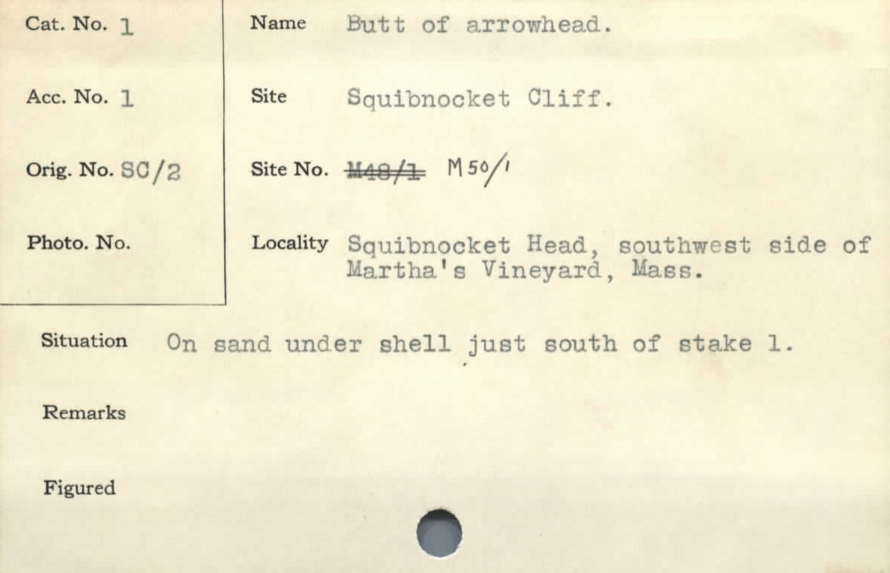
#> input picture peabody_files/Accession Files/1/1_0001.pdf.png, 1779 x 1146 px (shown at 1/2 size)
$ jupyter execute AlexFirstAttempt.ipynb
#> lines starting #> are read from the running program, lines starting #| are printed output that depends on the picture; after the words box and inside, x2 and y2 are one past the last pixel; in counts of white or black regions, pixels touching at a corner belong together
[cell 1]
import pandas as pd
import os
from PIL import Image, ImageDraw
import pytesseract
import numpy as np
import sys
from tqdm import tqdm
import math

[cell 2]
df = pd.DataFrame(columns=["Cat Number", "Site Number", "Locality", "Site", "Name", "Situation", "AccNum", "fileLocation"])

[cell 3]
def bestLine(image, bMin,bMax, mMin, mMax, mStep=-1):
    if mStep == -1:
        mStep = (mMax-mMin)/20
    maxScore = 0
    maxB = -1
    maxM = -1
    for b in range(bMin, bMax, 3):
        for m in np.arange(mMin, mMax, mStep):
            score = 0
            momentum = 1
            for x in range(0, image.size[0]):
                y = int(m*x+b)
                if y > image.size[1] or x > image.size[0] or y < 1 or x < 1:
                    continue
                if image.getpixel((x, y)) == 0:
                    score += momentum
                    momentum += 1
                else:
                    momentum = 0
                    score -= 1
            if score > maxScore:
                maxScore = score
                maxB = b
                maxM = m
    if maxM == -1 or maxM == -1:
        print("ERROR")
        sys.exit()
    return maxB, maxM

##I"M SORRY FOR THE CODE REUSE!!!!!!

def cropLeft(bw):
    xSize=bw.size[0]
    ySize=bw.size[1]
    tol=20
    # Crop left
    for x in range(0, int(xSize/10)):
        pixSum = 0
        for y in range(0, ySize):
#             print(bw.getpixel((x, y)))
            if bw.getpixel((x, y)) == 0:
                pixSum += 1
            if pixSum > tol:
                return bw.crop((x, 0, xSize, ySize))

def cropRight(bw):
    xSize=bw.size[0]
    ySize=bw.size[1]
    tol=3
    # Crop Right
    for x in range(xSize-1, int(5*xSize/10), -1):
        pixSum = 0
        for y in range(0, ySize):
#             print(bw.getpixel((x, y)))
            if bw.getpixel((x, y)) == 0:
                pixSum += 1
            if pixSum > tol:
                return bw.crop((0, 0, x, ySize))

def cropTop(bw):
    xSize=bw.size[0]
    ySize=bw.size[1]
    tol=20
    # Crop left
    for y in range(0, int(ySize/10)):
        pixSum = 0
        for x in range(0, xSize):
            if bw.getpixel((x, y)) == 0:
                pixSum += 1
            if pixSum > tol:
                return bw.crop((0, y, xSize, ySize))

def cropBottom(bw):
    xSize=bw.size[0]
    ySize=bw.size[1]
    tol=20
    # Crop left
    for y in range(ySize-1, int(9*ySize/10), -1):
        pixSum = 0
        for x in range(0, xSize):
            if bw.getpixel((x, y)) == 0:
                pixSum += 1
            if pixSum > tol:
                return bw.crop((0, 0, xSize, y))
def rectifyImage(image):
    gray = image.convert('L')
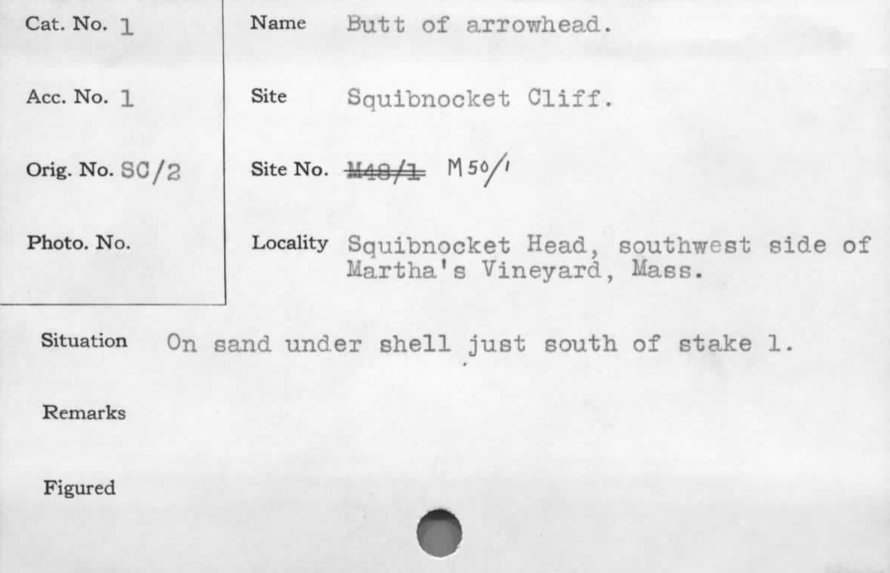
#> gray: PIL image 1779x1146 L (shown at 1/2 size); min 25, max 254, mean 234.9
    xSize=image.size[0]
#> xSize = 1779
    ySize=image.size[1]
#> ySize = 1146
    #Convert to black and white
    bw = gray.point(lambda x: 0 if x<200 else 255, '1')
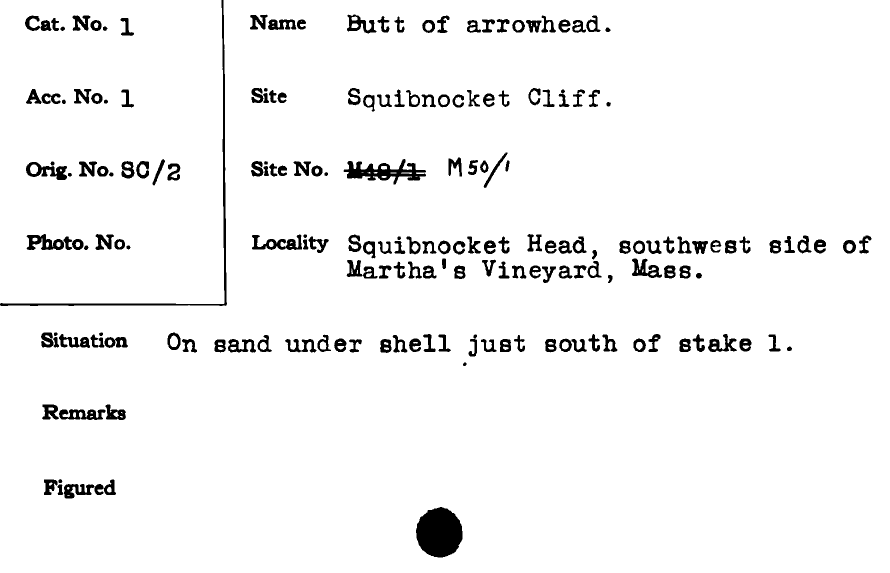
#> bw: PIL image 1779x1146 1 (shown at 1/2 size); 95.7% white; 196 black regions, largest, box (x1, y1, x2, y2) and area: (832, 1014, 925, 1115) 7235, (0, 0, 454, 612) 4336, (687, 318, 852, 369) 3547
    # Rotate image
    b, m = bestLine(bw, 500, 700, -.05, .05)
#> b = 608; m = -2.78e-17
    deg = math.degrees(math.sin(abs(m*xSize)/xSize))
#> deg = 1.59e-15
    bw = bw.rotate(-deg, expand=True)
    # Crop sides
    bw = cropLeft(bw)
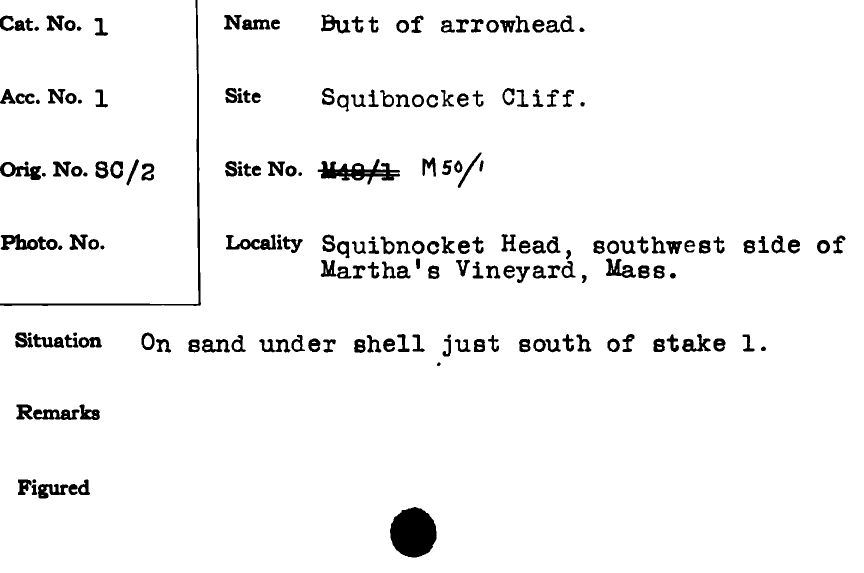
#> bw: PIL image 1727x1146 1 (shown at 1/2 size); 95.5% white; 196 black regions, largest, box (x1, y1, x2, y2) and area: (780, 1014, 873, 1115) 7235, (0, 0, 402, 612) 4111, (635, 318, 800, 369) 3547
    bw = cropRight(bw)
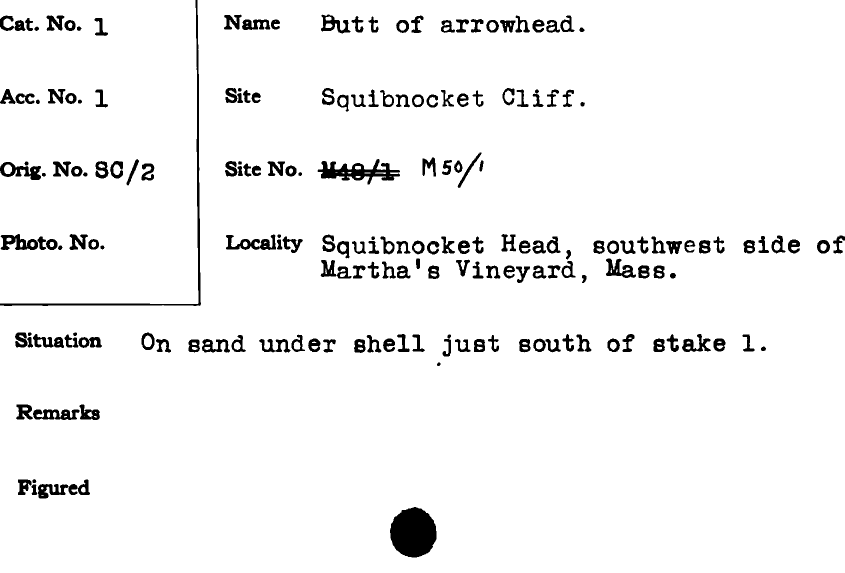
#> bw: PIL image 1689x1146 1 (shown at 1/2 size); 95.4% white; 196 black regions, largest, box (x1, y1, x2, y2) and area: (780, 1014, 873, 1115) 7235, (0, 0, 402, 612) 4111, (635, 318, 800, 369) 3547
    bw = cropTop(bw)
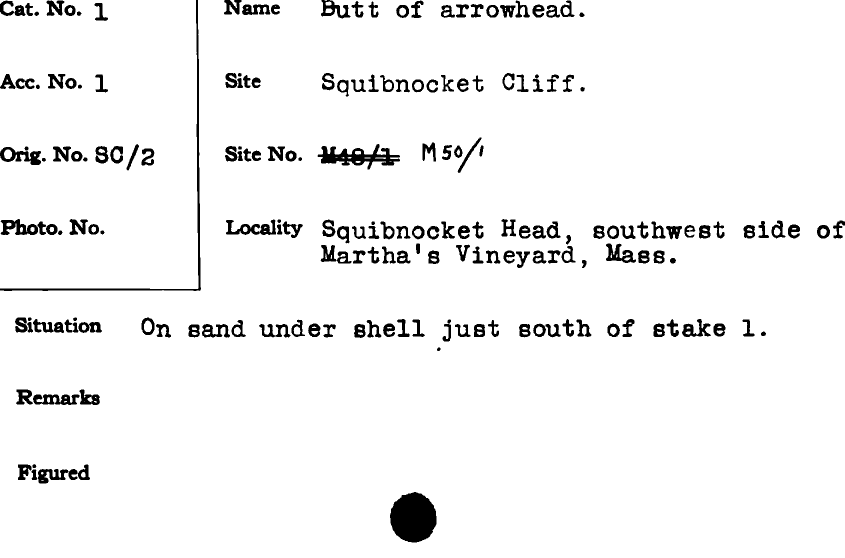
#> bw: PIL image 1689x1116 1 (shown at 1/2 size); 95.3% white; 196 black regions, largest, box (x1, y1, x2, y2) and area: (780, 984, 873, 1085) 7235, (0, 0, 402, 582) 4005, (635, 288, 800, 339) 3547
    bw = cropBottom(bw)
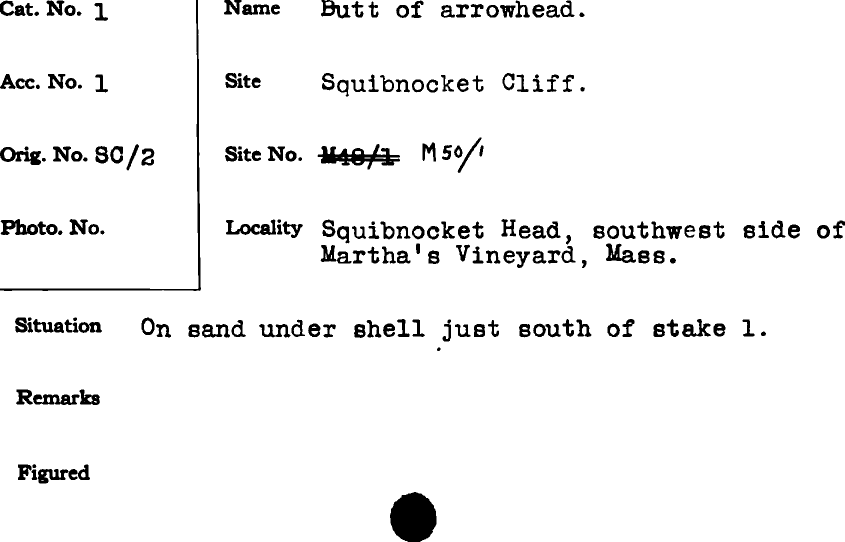
#> bw: PIL image 1689x1083 1 (shown at 1/2 size); 95.2% white; 196 black regions, largest, box (x1, y1, x2, y2) and area: (780, 984, 873, 1083) 7202, (0, 0, 402, 582) 4005, (635, 288, 800, 339) 3547
    return bw

rectifyImage(Image.open("" + os.getcwd() + "/peabody_files/Accession Files/1/1_0001.pdf.png"))

$ run again, with peabody_files/Accession Files/1/1_0009.pdf.png copied over peabody_files/Accession Files/1/1_0001.pdf.png
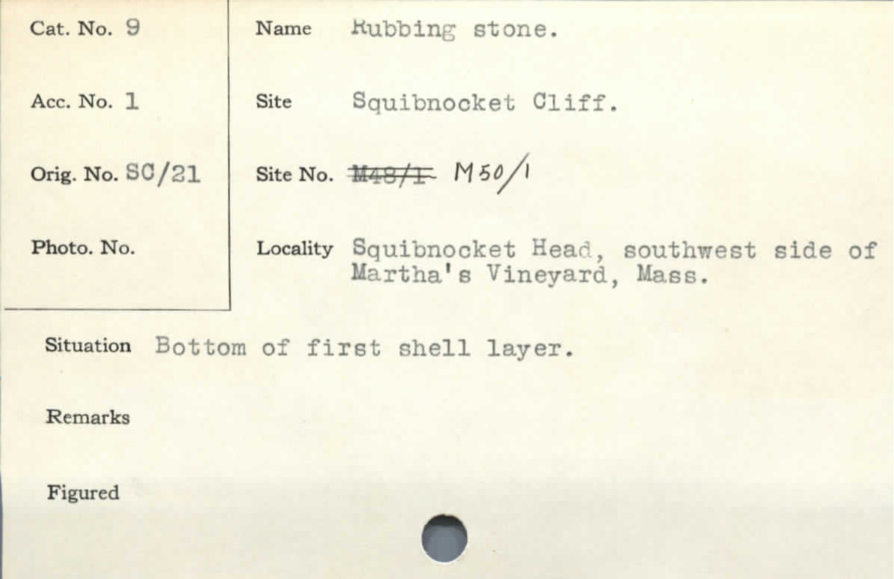
#> input picture peabody_files/Accession Files/1/1_0009.pdf.png, 1788 x 1158 px (shown at 1/2 size)
#> in rectifyImage, `bw = gray.point(lambda x: 0 if x<200 else 255, '1')`:
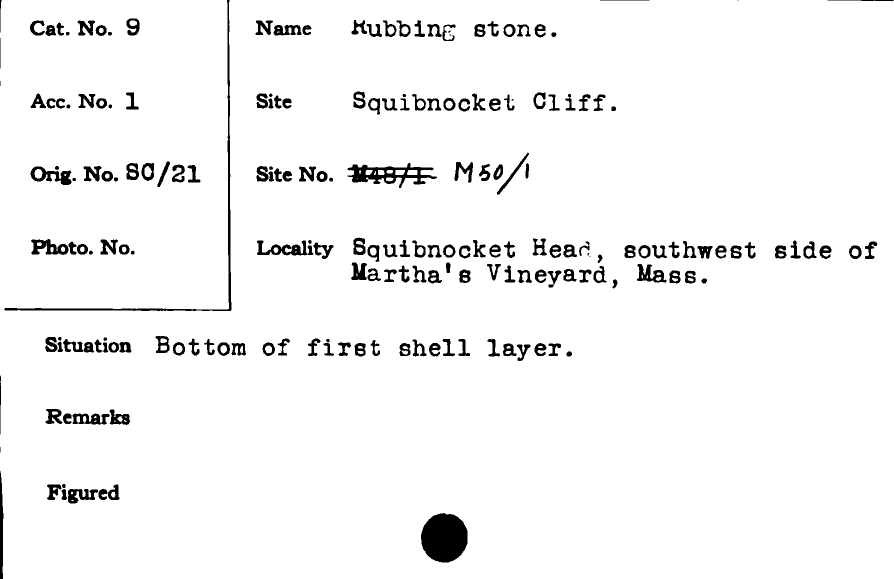
#> bw: PIL image 1788x1158 1 (shown at 1/2 size); 96% white; 204 black regions (8 under 20 px), largest, box (x1, y1, x2, y2) and area: (842, 1026, 935, 1125) 7242, (8, 0, 463, 622) 4303, (695, 326, 874, 376) 3537
#> b = 620; m = -2.78e-17
#> deg = 1.59e-15
#> in rectifyImage, `bw = cropBottom(bw)`:
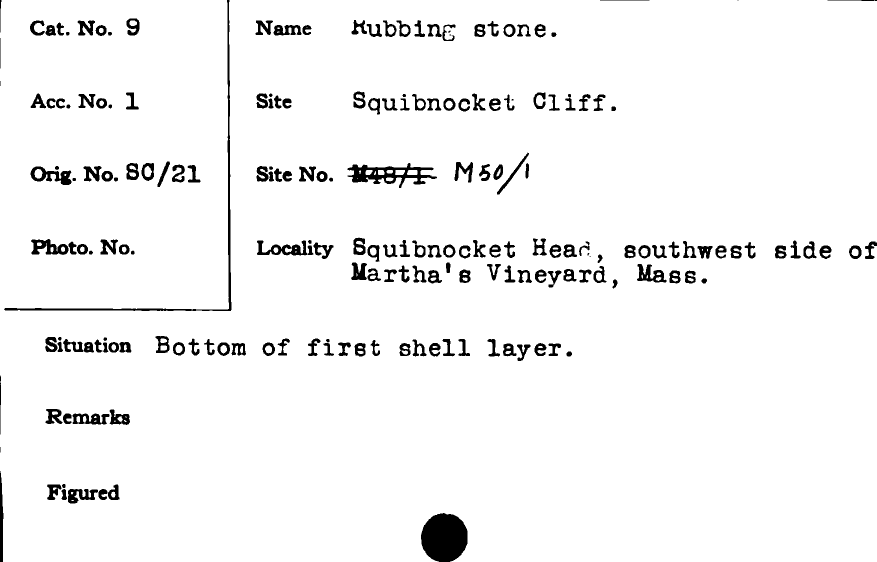
#> bw: PIL image 1753x1124 1 (shown at 1/2 size); 95.8% white; 204 black regions (8 under 20 px), largest, box (x1, y1, x2, y2) and area: (842, 1026, 935, 1124) 7227, (8, 0, 463, 622) 4303, (695, 326, 874, 376) 3537

$ run again, with peabody_files/Accession Files/1/1_0011.pdf.png copied over peabody_files/Accession Files/1/1_0001.pdf.png
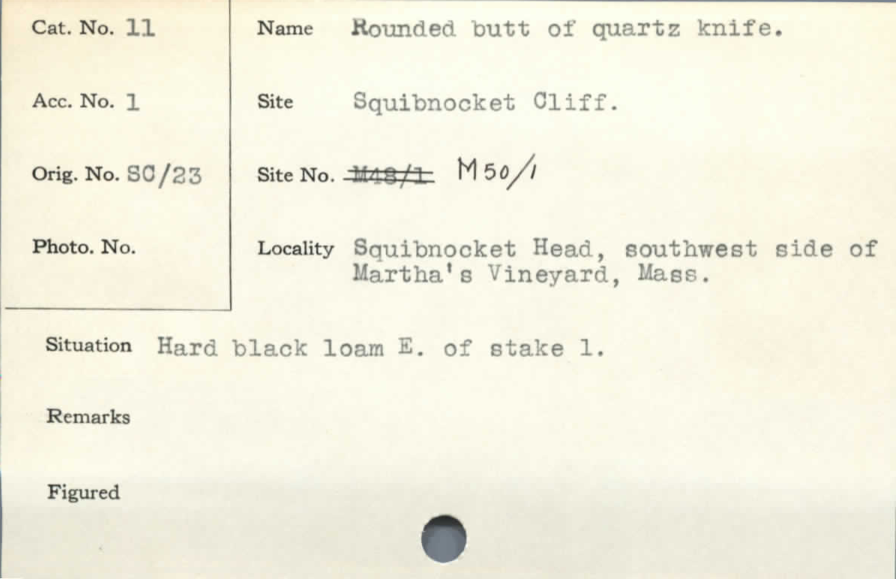
#> input picture peabody_files/Accession Files/1/1_0011.pdf.png, 1792 x 1158 px (shown at 1/2 size)
#> in rectifyImage, `bw = gray.point(lambda x: 0 if x<200 else 255, '1')`:
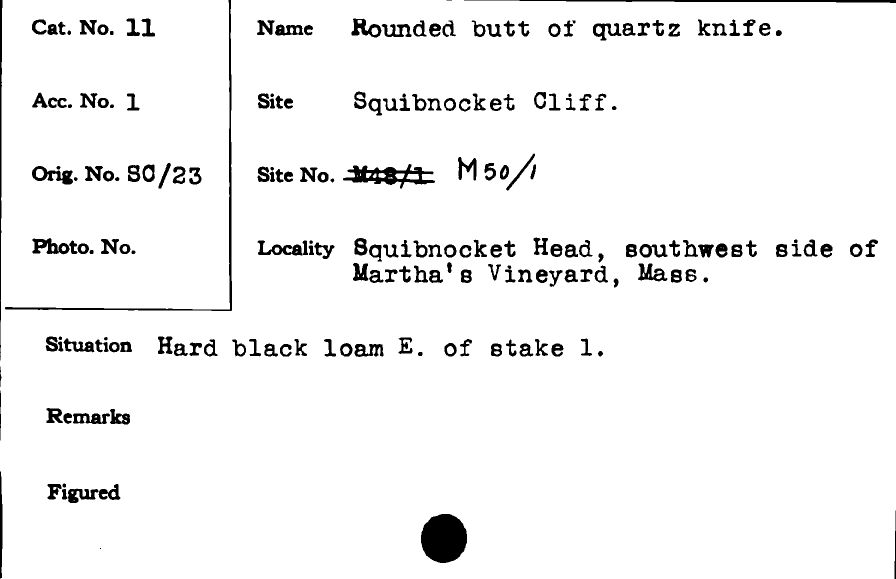
#> bw: PIL image 1792x1158 1 (shown at 1/2 size); 95.5% white; 207 black regions (2 under 20 px), largest, box (x1, y1, x2, y2) and area: (842, 1028, 934, 1126) 7129, (10, 0, 464, 622) 4349, (686, 328, 870, 377) 3726
#> b = 617; m = 0.01
#> deg = 0.573
#> in rectifyImage, `bw = bw.rotate(-deg, expand=True)`:
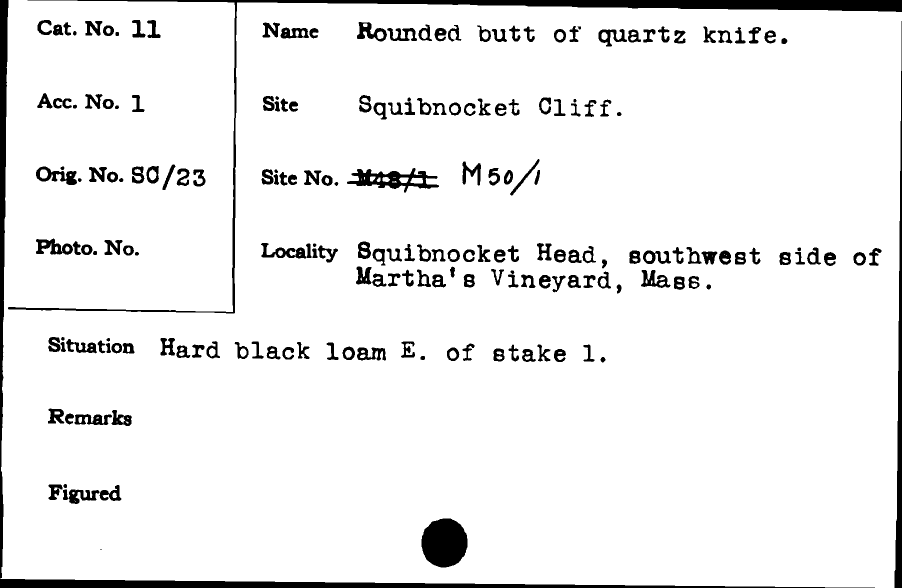
#> bw: PIL image 1804x1176 1 (shown at 1/2 size); 93.4% white; 203 black regions (1 under 20 px), largest, box (x1, y1, x2, y2) and area: (16, 0, 1804, 627) 23400, (0, 1158, 1750, 1176) 16200, (0, 0, 17, 1157) 10061

$ run again, with peabody_files/Accession Files/1/1_0012.pdf.png copied over peabody_files/Accession Files/1/1_0001.pdf.png
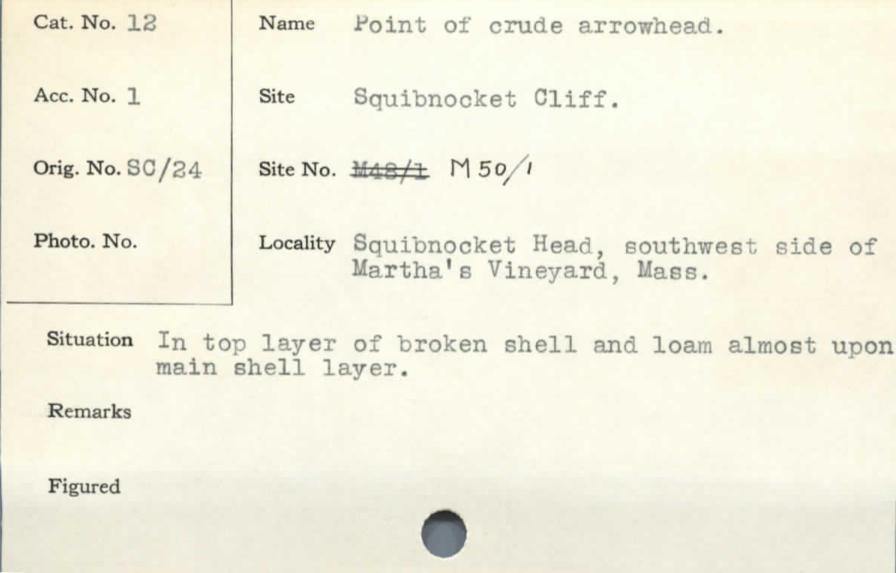
#> input picture peabody_files/Accession Files/1/1_0012.pdf.png, 1792 x 1146 px (shown at 1/2 size)
#> in rectifyImage, `bw = gray.point(lambda x: 0 if x<200 else 255, '1')`:
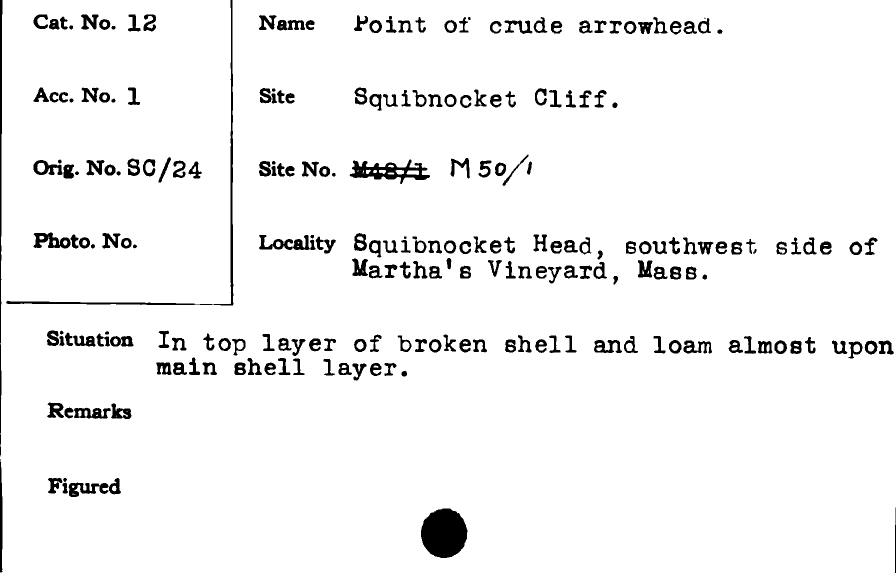
#> bw: PIL image 1792x1146 1 (shown at 1/2 size); 95.2% white; 234 black regions (1 under 20 px), largest, box (x1, y1, x2, y2) and area: (842, 1017, 935, 1116) 7151, (699, 319, 860, 368) 3306, (0, 0, 5, 913) 2664
#> b = 605; m = 0.01
#> deg = 0.573
#> in rectifyImage, `bw = bw.rotate(-deg, expand=True)`:
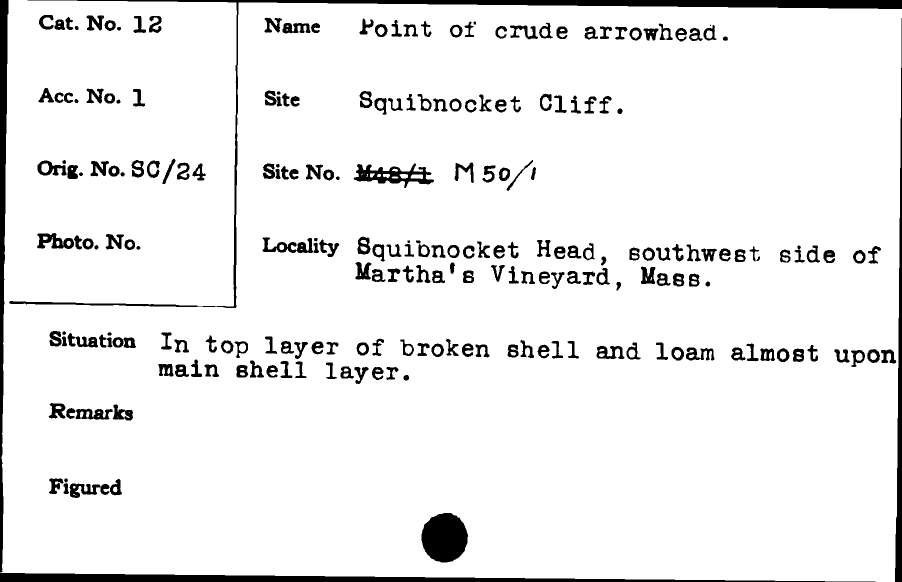
#> bw: PIL image 1804x1164 1 (shown at 1/2 size); 93.1% white; 234 black regions (1 under 20 px), largest, box (x1, y1, x2, y2) and area: (55, 0, 1804, 616) 18774, (0, 1146, 1751, 1164) 16201, (0, 0, 17, 1145) 10547
